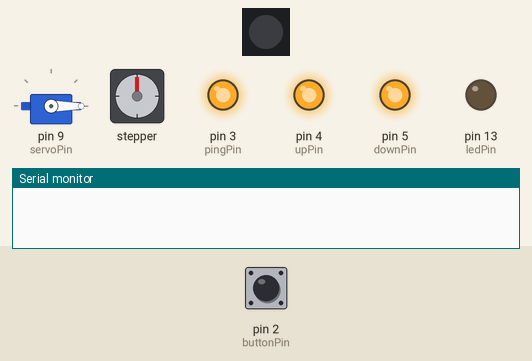
The sketch below on a simulated Arduino Uno, built with avr-gcc and run on an emulated ATmega328P. Shown: 1 RGB LEDs in strip order, left to right, servo, stepper motor, output pins drawn as LEDs (lit = HIGH), the last lines printed to the serial monitor. The inputs (shaded band) are chosen by the test bench; at power-on: pin 2 (buttonPin) LOW. Dim RGB values are drawn brighter than linear; the strip is taken to match the declared colour order; stepper angles assume 200 steps per turn.

Above: at 1.2 s.
1.3 s: pin 2 (buttonPin) pulled HIGH for 0.15 s
At 1.5 s:
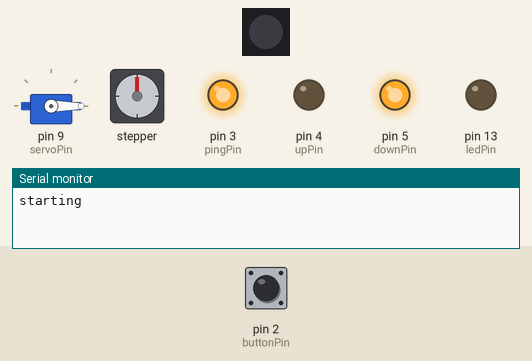
4.3 s: pin 2 (buttonPin) pulled HIGH for 3.2 s
At 7.67 s:
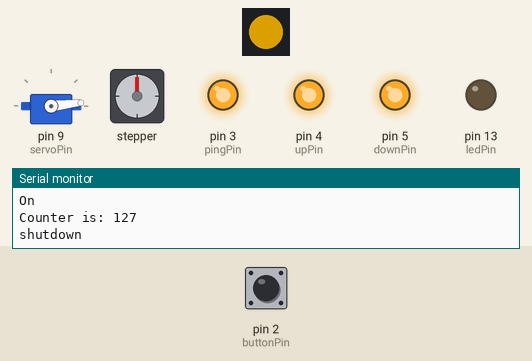
15.0 s: pin 2 (buttonPin) driven LOW
18.0 s: pin 2 (buttonPin) driven HIGH
At 21.88 s:
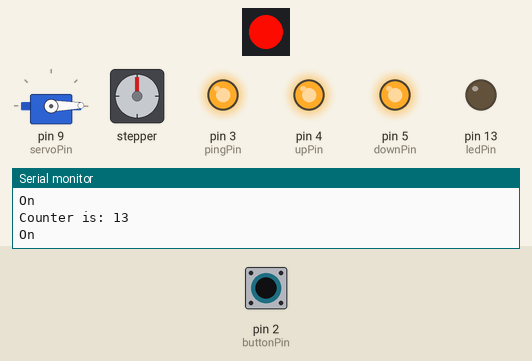
Timing chart, 0 to 26.0 s (numbered marks = the images above; inputs shaded):
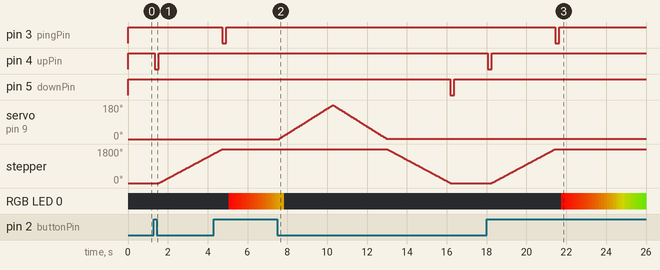

The sketch:

led_sequence_combined.ino
```cpp
// *******libraries
#include <Adafruit_NeoPixel.h>
#include <Servo.h>
#include <Wire.h>
#include <Adafruit_MotorShield.h>
#include "utility/Adafruit_MS_PWMServoDriver.h"

// *******these constants won't change:
const int  buttonPin = 2;    // the pin that the pushbutton is attached to
const int ledPin = 13;       // the pin that the LED is attached to
//LED constants
const int neoPin = 6;         //neopixel control pin
const int pixelQuant = 1;     // number of neopixels
//servo constant
const int servoPin = 9;     // the pin that the servo is attached to
//sound Pin
const int upPin = 4;
const int pingPin = 3;
const int downPin = 5;
// how long the on operiod should be
const int onTime = 300;


// *******these variables will change:
int buttonState = 0;         // current state of the button
int lastButtonState = 0;     // previous state of the button
int counter = 0;
int stateTracker = 0;          // used to prevent double off-sequencing
int pingTracker = 0;        // used to make the ping in the on phase happen only once
//LED variables
int redVal = 255;            // used to fade out LED. Starts at 255 to match startup val
int greenVal = 0;             //used to fade in LED
//servo varialbe
int angle = 0;              // servo position in degrees

//********other initialization things
// intitialize neopixel object
Adafruit_NeoPixel strip = Adafruit_NeoPixel(pixelQuant, neoPin, NEO_RGB + NEO_KHZ800);
//defines the servo
Servo servo;
// Create the motor shield object with the default I2C address
Adafruit_MotorShield AFMS = Adafruit_MotorShield();
// Connect a stepper motor with 200 steps per revolution (1.8 degree)
// to motor port #2 (M3 and M4)
Adafruit_StepperMotor *myMotor = AFMS.getStepper(200, 2);


void setup() {
  // initialize the button pin as a input:
  pinMode(buttonPin, INPUT);
  // initialize the LED as an output:
  pinMode(ledPin, OUTPUT);
  // initialize serial communication:
  Serial.begin(9600);

  //initialize neopixels
  strip.begin();
  strip.show(); // Initialize all pixels to 'off'

  //initializes the servo
  servo.attach(servoPin);
  //sets servo at 0 degrees
  servo.write(0);

  //initialize the stepper
  AFMS.begin();  // create with the default frequency 1.6KHz
  myMotor->setSpeed(100);  // 100 rpm - to get faster need to change code

  //initilizes the audio pin
  pinMode(upPin,OUTPUT);
  digitalWrite(upPin, HIGH);
  pinMode(pingPin,OUTPUT);
  digitalWrite(pingPin, HIGH);
  pinMode(downPin,OUTPUT);
  digitalWrite(downPin, HIGH);
}


void loop() {
  // read the pushbutton input pin:
  buttonState = digitalRead(buttonPin);

  //****************************************************
  /* state change sequences */
  //****************************************************

  // compare the buttonState to its previous state and see if it changed
  if (buttonState != lastButtonState) {
    // Delay a little bit to avoid bouncing
    delay(50);
    // if the state changed and the switch is high
    if (buttonState == HIGH) {

      startup();

    }

    // if the state changed and the switch is low
    if ((buttonState == LOW) && (stateTracker == 1))

    {
      turnoff();
    }


  }


  //****************************************************
  /* while it is on sequences */
  //****************************************************

  // if the counter > 0 the startup sequence has been initiated
  if ((counter > 0) && (counter < onTime)) {
    on();
  }


  // if counter > 99 it is time to shut down
  if (counter > (onTime-1)) {
    turnoff();
  }


  //****************************************************
  /* housecleaning sequence */
  //****************************************************
  // save the current state as the last state,
  //for next time through the loop
  lastButtonState = buttonState;


}

//****************************************************
/* functions */
//****************************************************

// this function is "void" becuase it is not expected to return a value - it just does something
// this is the startup  sequence where it flashes the LED on 3 times for 1 second each and then stays on
void startup() {
  Serial.println("starting");

  //*******LED section
  ////this section is optional for if you want a color on during the on sequence
  ////I think you don't, but just in case I'm leaving it as a placeholder
  ////sets the color
  //strip.setPixelColor(0, 255, 0, 0); //pixel number, r,g,b
  ////pushes change to neopixels
  //strip.show();

  //*******Tone section
  //trigger the sound
  digitalWrite(upPin, LOW);
  delay(200);
  digitalWrite(upPin, HIGH);

  //*******Stepper section
  myMotor->step(1000, FORWARD, SINGLE);

  //*******cleanup section
  counter = 1;
  stateTracker = 1;
  Serial.println("Startup complete");

}

// this is the on function
void on() {
  Serial.println("On");

  //***** Tone Section
  //trigger the ping
  if (pingTracker == 0) {
    digitalWrite(pingPin, LOW);
    delay(200);
    digitalWrite(pingPin, HIGH);
    //tells the variable that ping has already happened
    pingTracker = 1;
  }

  //*****LED section
  // allows the LED to fade out
  // counter is how far it is into the counter sequence
  // 0 is the lowest counter number, 100 is the highest number
  // 255 is where the output number should start (because it is on when counter = 0
  // 0 is where the output ends when the counter  hits 100
  redVal = map(counter, 0, onTime, 255, 0);
  // turns up the green as the red fades out
  greenVal = map(counter, 0, onTime, 0, 255);
  //sets the color
  strip.setPixelColor(0, redVal, greenVal, 0); //pixel number, r,g,b
  //pushes change to neopixels
  strip.show();

  //******cleanup section
  //increases counter
  counter += 1;
  Serial.print("Counter is: ");
  Serial.println(counter);
}

//  this is the shutdow function
void turnoff() {
  Serial.println("shutdown");


  //*****LED section
  // turns off neopixels
  strip.setPixelColor(0, 0, 0, 0); //pixel number, r,g,b
  strip.show();

  //*****servo section
  //start at angle 0 and then move towards 180
  for(angle = 0; angle < 180; angle++) {
    //update the servo with the new angle
    servo.write(angle);
    delay(15);
  }
  // now come back
  for(angle = 180; angle >0; angle--) {
    servo.write(angle);
    delay(15);
  }

  //*****stepper section
  myMotor->step(1000, BACKWARD, SINGLE);

  //***** Tone Section
  //trigger the down music
  digitalWrite(downPin, LOW);
  delay(200);
  digitalWrite(downPin, HIGH);
  //this is for the on ping reset
  pingTracker = 0;

  //*****cleanup section
  counter = 0;
  stateTracker = 0;

}
```

Measured:
- after the input at 1.3 s, pin 4 (upPin): HIGH → LOW after 0.05 s, → HIGH 0.20 s later; stepper: keeps turning clockwise at about 564°/s, starting after 0.25 s
- after the input at 4.3 s, pin 5 (downPin): stays HIGH (without the input it goes to LOW after 9.3 s)
- after the input at 18.0 s, pin 3 (pingPin): HIGH → LOW after 3.4 s, → HIGH 0.20 s later; pin 4 (upPin): HIGH → LOW after 0.05 s, → HIGH 0.20 s later; stepper: turns 1800° clockwise in 3.2 s, starting after 0.25 s
- by itself, servo on pin 9 (servoPin): rises from 0° to 180° in 2.7 s, then falls to 1° in 2.7 s
